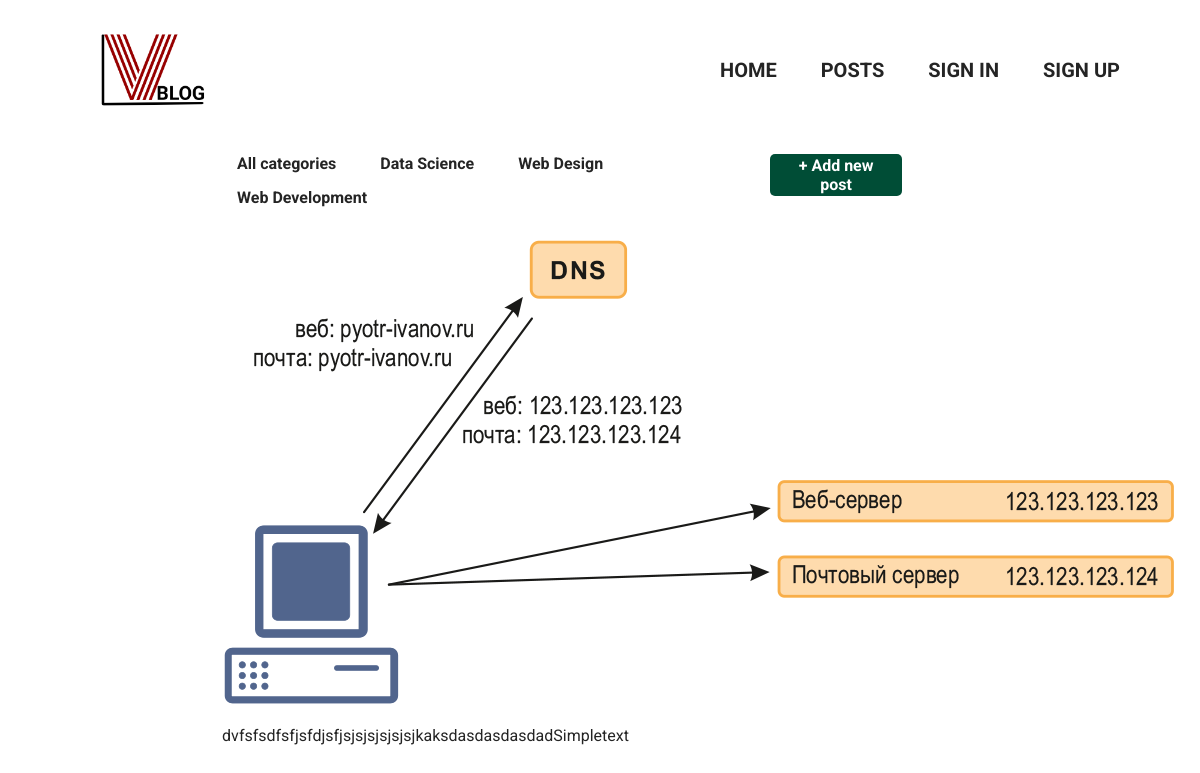
The app's page /post/test-url with its own data.
### InfoBlog/models.py (models this page shows, shortened)
class Category(models.Model):
    category_name = models.CharField(max_length=100, db_index=True, verbose_name='Название категории')
    slug = models.SlugField(max_length=255, db_index=True, unique=True, verbose_name="URL")
    def get_absolute_url(self):
        return reverse('category', kwargs={'cat_slug': self.slug})
    class Meta:
        verbose_name = 'Категории'
        verbose_name_plural = 'Категории'
        ordering = ['category_name']

class Posts(models.Model):
    title = models.CharField(max_length=255, verbose_name='Заголовок')
    slug = models.SlugField(max_length=255, unique=True, db_index=True, verbose_name="URL")
    content = models.TextField(blank=False, verbose_name='Контент')
    post_image = models.ImageField(upload_to="images/%Y/%m/d/", verbose_name='Изображение')
    time_create = models.DateTimeField(auto_now_add=True, verbose_name='Дата создания')
    time_update = models.DateTimeField(auto_now=True, verbose_name='Дата редактирования')
    is_published = models.BooleanField(default=True, verbose_name='Публикация')
    category = models.ForeignKey('Category', on_delete=models.PROTECT, verbose_name='Категория')
    class Meta:
        verbose_name = 'Посты'
        verbose_name_plural = 'Посты'
        ordering = ['-time_create', 'title']

### InfoBlog/views.py (the view)
# urls.py: path('post/<slug:post_slug>', ShowPost.as_view(), name='post'),
class ShowPost(DetailView):
    model = Posts
    template_name = 'InfoBlog/post.html'
    slug_url_kwarg = 'post_slug'
    context_object_name = 'post'

### InfoBlog/templatetags/InfoBlog_tags.py (called while the page is built)
@register.inclusion_tag('InfoBlog/list_categories.html')
def show_categories(sort=None, category_selected=0):
    if not sort:
        cats = Category.objects.all()
    else:
        categories = Category.objects.order_by(sort)
    return {"categories": categories, "category_selected": category_selected}

### InfoBlog/templates/InfoBlog/post.html (shortened to what this page needs)
{% extends 'InfoBlog/base.html' %}
{% load static %}
{% block content %}
    {% if post.post_image %}
        <p><img src="{{ post.post_image.url }}" alt="Post image"></p>
    {% endif %}
    {{ post.content|linebreaks }}
{% endblock %}

### InfoBlog/templates/InfoBlog/list_categories.html
{% for c in categories %}
    {% if c.pk == category_selected %}
        <li class="selected">{{c.category_name}}</li>
    {% else %}
        <li><a href="{{ c.get_absolute_url }}">{{c.category_name}}</a></li>
    {% endif %}
{% endfor %}

### InfoBlog/static/InfoBlog/css/base.css (style rules this page uses)
body { color: #242424; margin: 0; padding: 0; font-family: 'Roboto', sans-serif; font-weight: normal; list-style-type: none; }
img { max-width: 1200px; }
a, a:visited, a:active { text-decoration: none; color: #242424; }
ul, li { list-style-type: none; }
.category li { display: inline-block; margin-right: 25px; margin-bottom: 15px; margin-left: 15px; }

### records on screen
Category: category_name "Data Science"
Category: category_name "Web Design"
Category: category_name "Web Development"
Posts: post_image (picture), content "dvfsfsdfsfjsfdjsfjsjsjsjsjsjsjkaksdasdasdasdadSimpletext"
